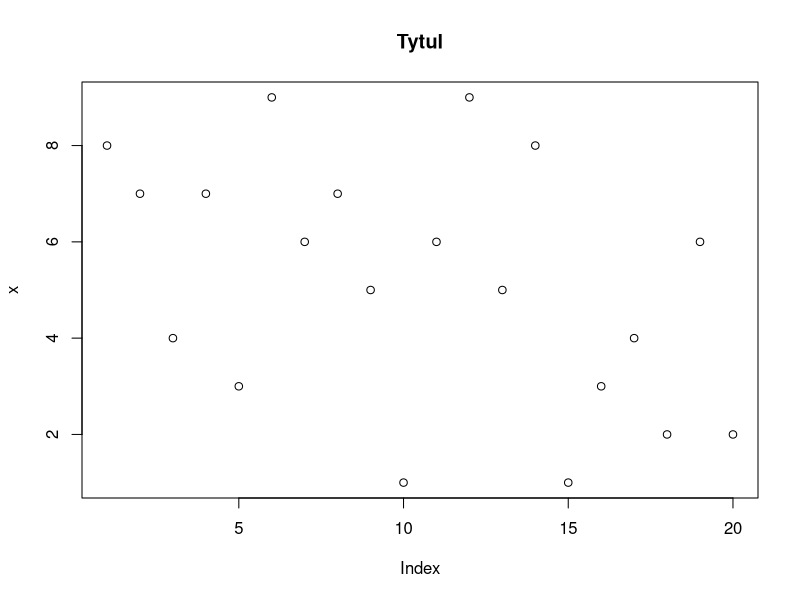
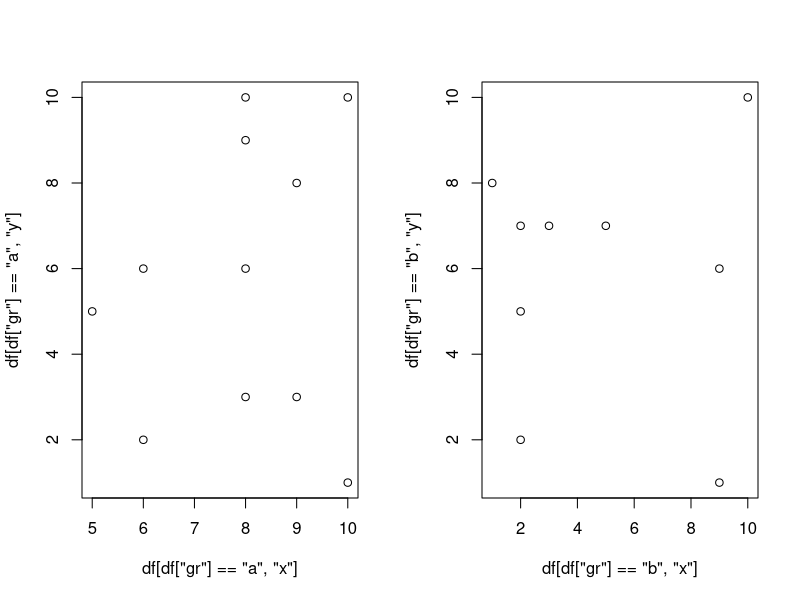
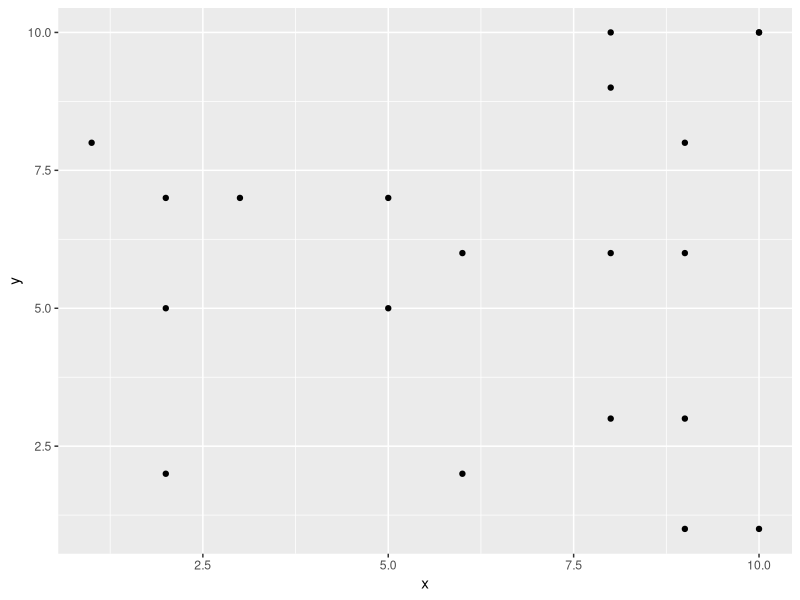
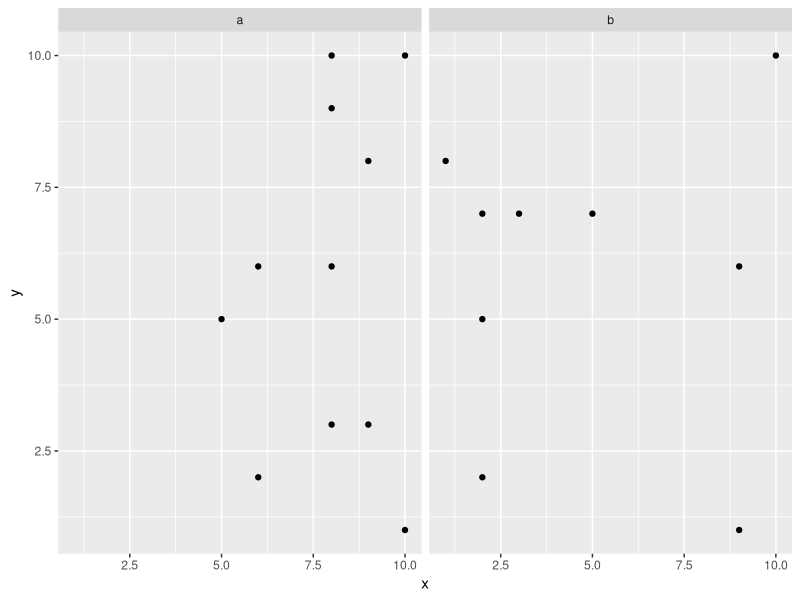
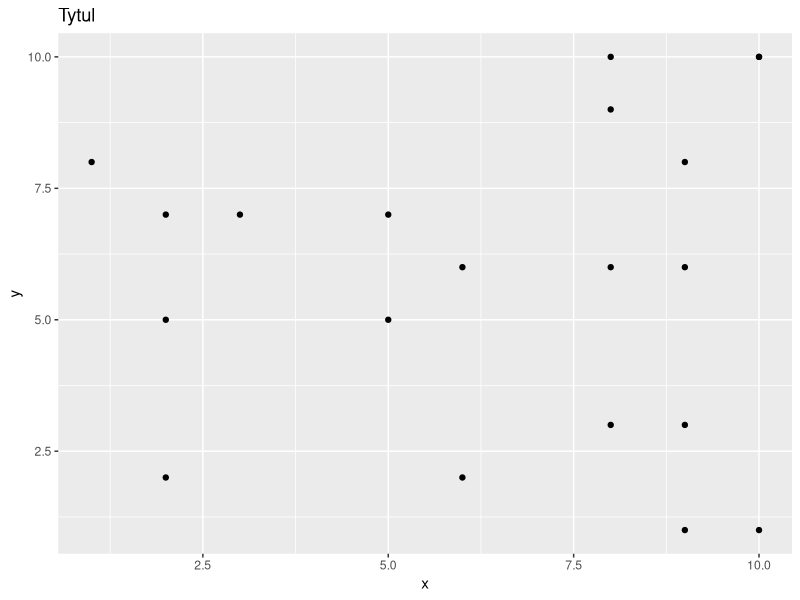

These charts were generated, in order, by the following R code:
# https://ggplot2-book.org/

x <- sample(1L:10, size = 20, replace = TRUE)
df <- data.frame(x = sample(1L:10, size = 20, replace = TRUE),
                 y = sample(1L:10, size = 20, replace = TRUE),
                 gr = sample(letters[1L:2], size = 20, replace = TRUE))


plot(x)
title(main = "Tytul")


par(mfrow = c(1, 2))
plot(x = df[df["gr"] == "a", "x"], df[df["gr"] == "a", "y"])
plot(x = df[df["gr"] == "b", "x"], df[df["gr"] == "b", "y"])

library(ggplot2)

p <- ggplot(df, aes(x = x, y = y)) +
  geom_point() 

p

p + facet_wrap(~ gr)

p + ggtitle("Tytul")
